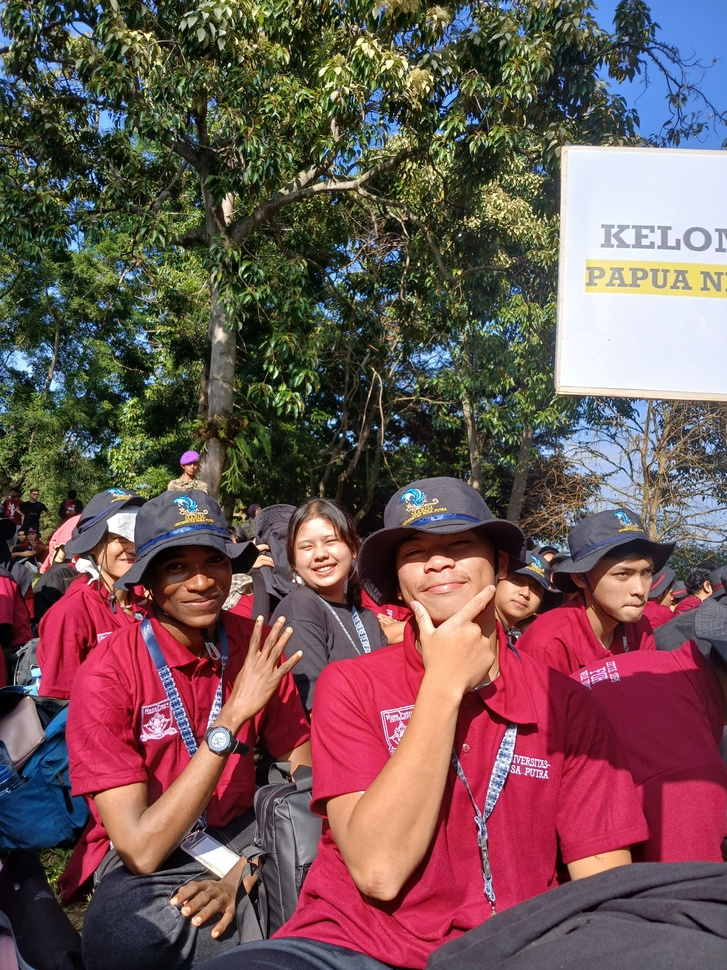
#> input picture foto.jpg, 727 x 970 px, shrunk from 1920 x 2560 before the run
$ python translation.py
#> lines starting #> are read from the running program, lines starting #| are printed output that depends on the picture
import cv2
import numpy as np
import matplotlib.pyplot as plt

# Membaca gambar seperti biasa
img = cv2.imread("foto.jpg")
#> img is the input picture: shape (970, 727, 3); mean B, G, R 84.5, 85.4, 111.5
img = cv2.cvtColor(img, cv2.COLOR_BGR2RGB)

tinggi, lebar = img.shape[:2]
#> tinggi = 970; lebar = 727

# ini proses translasi
M = np.float32([
    [1, 0, 150],
    [0, 1, 75]
])

# Melakukan translasi
hasil = cv2.warpAffine(
    img, M, (lebar, tinggi)
)
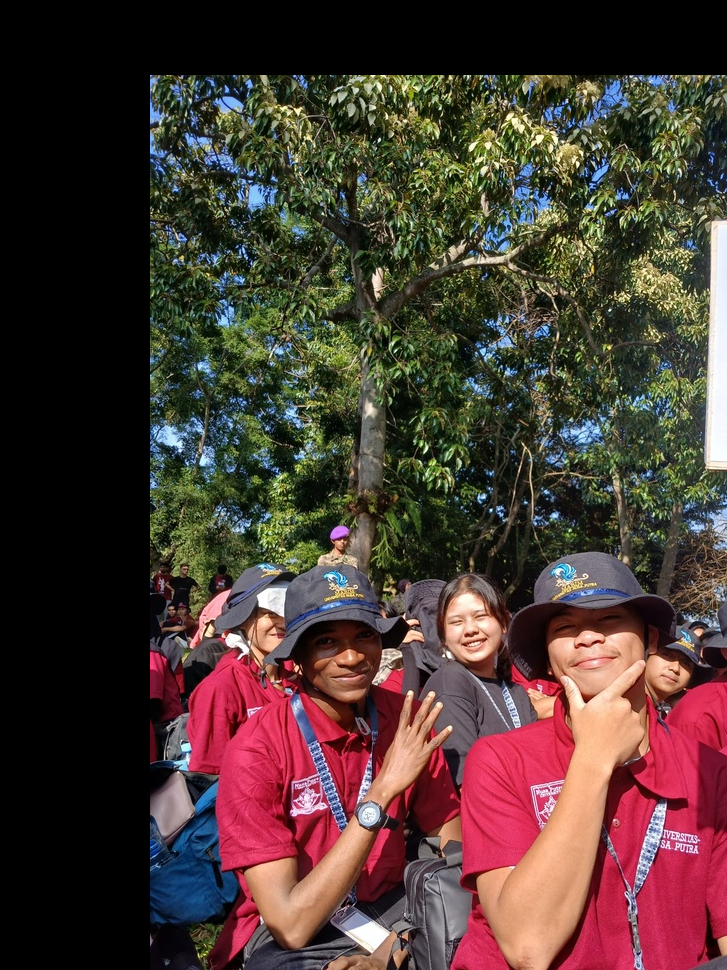
#> hasil: shape (970, 727, 3); mean R, G, B 75.4, 56.9, 51.3

# Menampilkan hasil
plt.figure(figsize=(10, 5))

plt.subplot(1, 2, 1)
plt.imshow(img)
plt.title("Citra Asli")
plt.axis("off")

plt.subplot(1, 2, 2)
plt.imshow(hasil)
plt.title("Hasil Translation")
plt.axis("off")

plt.show()
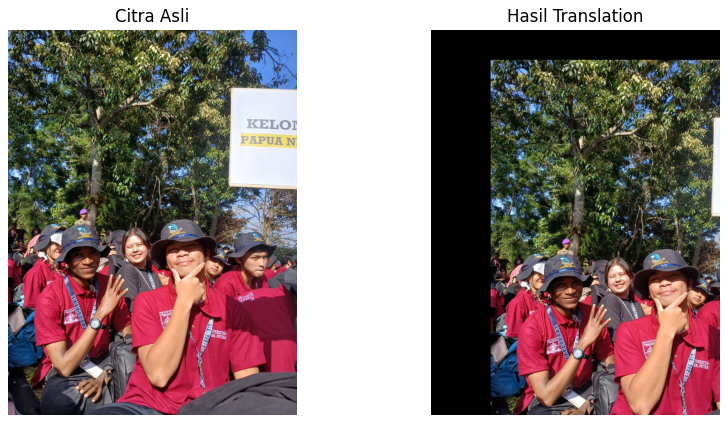
#> figure drawn by matplotlib, 2 panels
